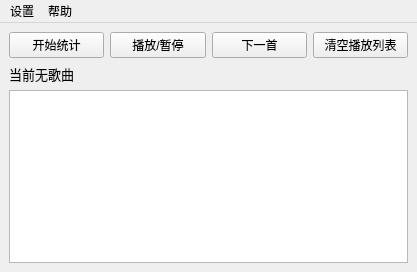
<?xml version="1.0" encoding="UTF-8"?>
<ui version="4.0">
 <class>MainWindow</class>
 <widget class="QMainWindow" name="MainWindow">
  <property name="geometry">
   <rect>
    <x>0</x>
    <y>0</y>
    <width>417</width>
    <height>272</height>
   </rect>
  </property>
  <property name="windowTitle">
   <string>弹幕点歌-LiveMusic</string>
  </property>
  <widget class="QWidget" name="centralwidget">
   <layout class="QVBoxLayout" name="verticalLayout">
    <item>
     <layout class="QHBoxLayout" name="horizontalLayout">
      <item>
       <widget class="QPushButton" name="startB">
        <property name="text">
         <string>开始统计</string>
        </property>
       </widget>
      </item>
      <item>
       <widget class="QPushButton" name="playB">
        <property name="text">
         <string>播放/暂停</string>
        </property>
       </widget>
      </item>
      <item>
       <widget class="QPushButton" name="nextMusicB">
        <property name="text">
         <string>下一首</string>
        </property>
        <property name="autoDefault">
         <bool>false</bool>
        </property>
        <property name="default">
         <bool>false</bool>
        </property>
        <property name="flat">
         <bool>false</bool>
        </property>
       </widget>
      </item>
      <item>
       <widget class="QPushButton" name="clearB">
        <property name="text">
         <string>清空播放列表</string>
        </property>
       </widget>
      </item>
     </layout>
    </item>
    <item>
     <widget class="QLabel" name="nowPlayLabel">
      <property name="font">
       <font>
        <family>微软雅黑</family>
        <pointsize>10</pointsize>
        <weight>50</weight>
        <bold>false</bold>
       </font>
      </property>
      <property name="text">
       <string>当前无歌曲</string>
      </property>
      <property name="textFormat">
       <enum>Qt::AutoText</enum>
      </property>
      <property name="alignment">
       <set>Qt::AlignLeading|Qt::AlignLeft|Qt::AlignVCenter</set>
      </property>
      <property name="wordWrap">
       <bool>false</bool>
      </property>
      <property name="textInteractionFlags">
       <set>Qt::LinksAccessibleByMouse|Qt::TextSelectableByMouse</set>
      </property>
     </widget>
    </item>
    <item>
     <widget class="QListWidget" name="listWidget"/>
    </item>
   </layout>
  </widget>
  <widget class="QMenuBar" name="menubar">
   <property name="geometry">
    <rect>
     <x>0</x>
     <y>0</y>
     <width>417</width>
     <height>22</height>
    </rect>
   </property>
   <widget class="QMenu" name="menu">
    <property name="title">
     <string>设置</string>
    </property>
    <widget class="QMenu" name="menu_2">
     <property name="title">
      <string>显示</string>
     </property>
     <addaction name="actionLive"/>
     <addaction name="actionSetDisplay"/>
    </widget>
    <widget class="QMenu" name="menu_4">
     <property name="title">
      <string>黑名单</string>
     </property>
     <addaction name="actionUser"/>
     <addaction name="actionMusic"/>
    </widget>
    <addaction name="actionVol"/>
    <addaction name="menu_2"/>
    <addaction name="menu_4"/>
    <addaction name="actionColdDown"/>
   </widget>
   <widget class="QMenu" name="menu_3">
    <property name="title">
     <string>帮助</string>
    </property>
    <addaction name="actionHowToUse"/>
    <addaction name="actionSupport"/>
    <addaction name="actionAbout"/>
   </widget>
   <addaction name="menu"/>
   <addaction name="menu_3"/>
  </widget>
  <action name="actionLive">
   <property name="text">
    <string>在直播时显示歌名</string>
   </property>
  </action>
  <action name="actionLiveDisplay">
   <property name="text">
    <string>设置</string>
   </property>
  </action>
  <action name="actionSetDisplay">
   <property name="text">
    <string>显示设置</string>
   </property>
  </action>
  <action name="actionHowToUse">
   <property name="text">
    <string>如何使用</string>
   </property>
  </action>
  <action name="actionAbout">
   <property name="text">
    <string>关于Live Music</string>
   </property>
  </action>
  <action name="actionColdDown">
   <property name="text">
    <string>用户冷却时间</string>
   </property>
  </action>
  <action name="actionUser">
   <property name="text">
    <string>用户</string>
   </property>
  </action>
  <action name="actionMusic">
   <property name="text">
    <string>歌曲</string>
   </property>
  </action>
  <action name="actionSupport">
   <property name="text">
    <string>支持作者</string>
   </property>
  </action>
  <action name="actionVol">
   <property name="text">
    <string>音量</string>
   </property>
  </action>
 </widget>
 <resources/>
 <connections/>
</ui>
